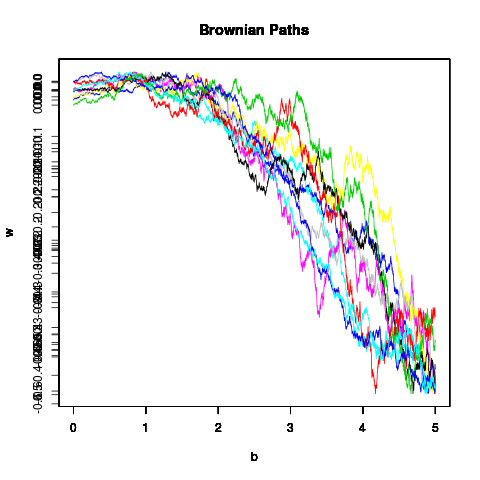

Write the R code that produced this figure.
x=NULL;
y=NULL;
png("3.png");
for ( i in 1:10)
{
	n=rnorm(5000);
	a=5/5000;
	b=seq(from=0,to=5,by=0.001);
	w=NULL;
	w[1]=0;
	for( k in 1:5000)
	{
		
		rho=(0.012 + 0.0138*b[k]+0.00125*b[k]*b[k]);
		mu=(0.0325-0.05*b[k]);
		w[k+1]=w[k]+mu*(a)+rho*sqrt(a)*n[k];
	}
	plot(b,w,col=i+3, blim=c(-0.7,0.1),type='l', main="Brownian Paths");
	par(new=TRUE);
	x[i]=w[2000];
	y[i]=w[5000];
}
print( cat("E[W[2]] = ",mean(x)));
print( cat("E[W[5]] = ",mean(y)));
